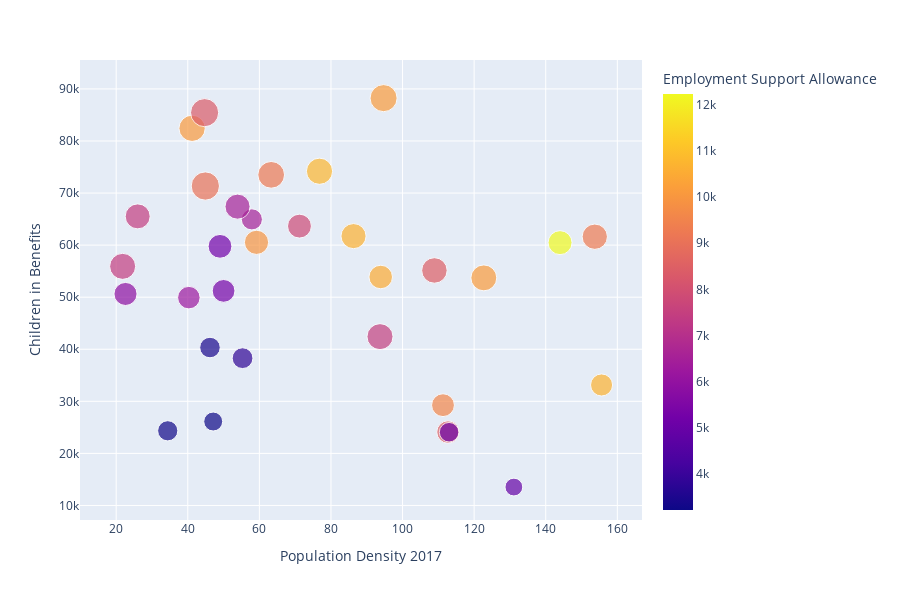

Write notebook code for a chart like this one.
### Code cell
import plotly.express as px
df = px.data.iris()
fig = px.scatter(main_df, x="Population Density 2017", y="Children in Benefits", color="Employment Support Allowance",
                 size='Population')
fig.show()

### Figure 1 — Plotly figure (JSON) as saved in the notebook; plotly's stock layout.template omitted (floating-point values rounded to 4 significant figures)
{"data": [{"hoverlabel": {"namelength": 0}, "hovertemplate": "Population Density 2017=%{x}<br>Children in Benefits=%{y}<br>Population=%{marker.size}<br>Employment Support Allowance=%{marker.color}", "legendgroup": "", "marker": {"color": [9600, 8480, 5040, 4900, 7500, 12240, 10150, 9280, 10520, 10670, 10660, 8460, 10150, 6230, 9970, 6530, 5850, 6520, 7820, 10090, 7430, 8360, 3210, 3800, 3430, 9020, 10790, 9250, 5280, 7440, 5220, 3260], "coloraxis": "coloraxis", "size": [251100.0, 243300.0, 183500.0, 152300.0, 326100.0, 276900.0, 352400.0, 308300.0, 266400.0, 233800.0, 303200.0, 312700.0, 322900.0, 243800.0, 281900.0, 214200.0, 255800.0, 302200.0, 274700.0, 332400.0, 325300.0, 380800.0, 172900.0, 208000.0, 202800.0, 384600.0, 330400.0, 343800.0, 249500.0, 299900.0, 271700.0, 196100.0], "sizemode": "area", "sizeref": 961.4, "symbol": "circle"}, "mode": "markers", "name": "", "showlegend": false, "type": "scatter", "x": [111.3, 112.7, 113, 131.1, 93.7, 144, 94.7, 153.7, 93.9, 155.6, 86.3, 108.9, 122.7, 40.3, 59.2, 57.9, 22.6, 53.9, 71.2, 41.2, 21.8, 44.7, 47.1, 55.3, 46.2, 44.9, 76.8, 63.3, 50, 26, 49, 34.4], "xaxis": "x", "y": [29260, 24100, 24065, 13535, 42420, 60475, 88230, 61615, 53880, 33140, 61730, 55135, 53710, 49915, 60535, 64945, 50620, 67390, 63650, 82435, 55920, 85440, 26120, 38290, 40330, 71350, 74190, 73500, 51210, 65520, 59765, 24340], "yaxis": "y"}], "layout": {"coloraxis": {"colorbar": {"title": {"text": "Employment Support Allowance"}}, "colorscale": [[0, "#0d0887"], [0.1111, "#46039f"], [0.2222, "#7201a8"], [0.3333, "#9c179e"], [0.4444, "#bd3786"], [0.5556, "#d8576b"], [0.6667, "#ed7953"], [0.7778, "#fb9f3a"], [0.8889, "#fdca26"], [1, "#f0f921"]]}, "height": 600, "legend": {"itemsizing": "constant", "tracegroupgap": 0}, "margin": {"t": 60}, "xaxis": {"anchor": "y", "domain": [0, 1], "title": {"text": "Population Density 2017"}}, "yaxis": {"anchor": "x", "domain": [0, 1], "title": {"text": "Children in Benefits"}}}}
